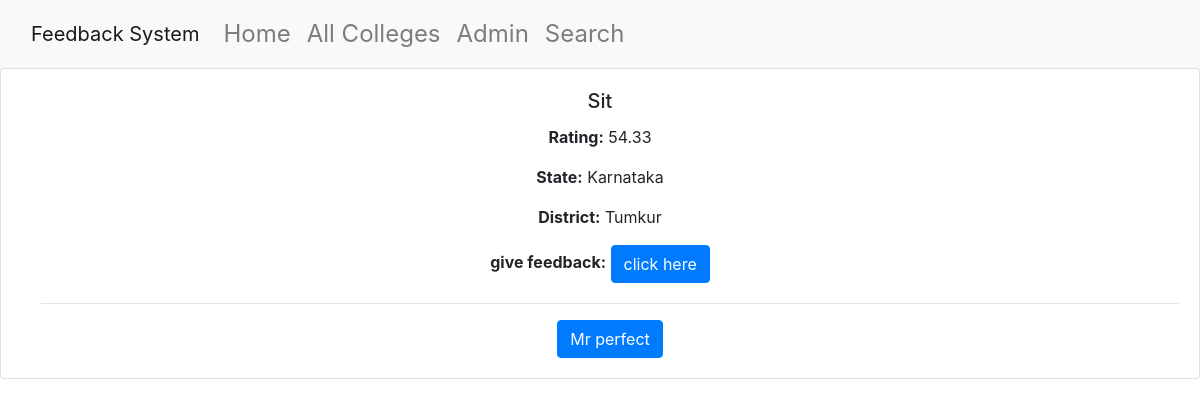
The page /catalog/college/1 on the database its author committed.
### catalog/models.py (models this page shows, shortened)
class College(models.Model):
    name=models.CharField(max_length=100)
    rating=models.DecimalField(max_digits=5, decimal_places=2)
    district=models.CharField(max_length=100)
    state=models.CharField(max_length=100)
    student_passing_percentage=models.DecimalField(max_digits=5, decimal_places=2,null=True)
    percentage_of_student_above_60=models.DecimalField(max_digits=5, decimal_places=2,null=True)

class Lecturer(models.Model):
    name=models.CharField(max_length=100)
    college=models.ForeignKey('College',on_delete=models.CASCADE,null=True)
    qualification=models.TextField(max_length=1000,help_text='Enter the qualification of lecturer')
    rating=models.DecimalField(max_digits=5, decimal_places=2)
    district=models.CharField(max_length=100)
    state=models.CharField(max_length=100)
    department=models.CharField(max_length=100)
    email=models.CharField(max_length=100)
    student_passing_percentage=models.DecimalField(max_digits=5, decimal_places=2,null=True)
    percentage_of_student_above_60=models.DecimalField(max_digits=5, decimal_places=2,null=True)
    def get_absolute_url(self):
        return reverse('lecturer-detail',args=[str(self.id)])

### catalog/views.py (the view)
# urls.py: path('college/<int:pk>',views.CollegeDetailView.as_view(),name='college-detail'),
class CollegeDetailView(generic.DetailView):
    model= College

### catalog/templates/catalog/college_detail.html (shortened to what this page needs)
{% extends "base_generic.html" %}
{% block content %}
<div class="card-body">
  <h5 class="card-title">{{ college.name }}</h5>
  <p><strong>Rating:</strong> {{ college.rating }}</p>
  <p><strong>State:</strong> {{ college.state }}</p>
  <p><strong>District:</strong> {{ college.district }}</p>
  <p><strong>give feedback:</strong> <a class="btn btn-primary" href="{% url 'feedback-to-college' pk=college.id %}">click here</a></p>
  <div style="margin-left:20px;margin-top:20px">
    {% for lecturer in college.lecturer_set.all %}
        <hr>
        <a class="btn btn-primary" href="{{ lecturer.get_absolute_url }}">{{ lecturer.name }}</a>
    {% endfor %}
  </div>
{% endblock %}

### rows shown on the page
College: name "Sit", rating "54.33", state "Karnataka", district "Tumkur"
Lecturer: name "Mr perfect"
